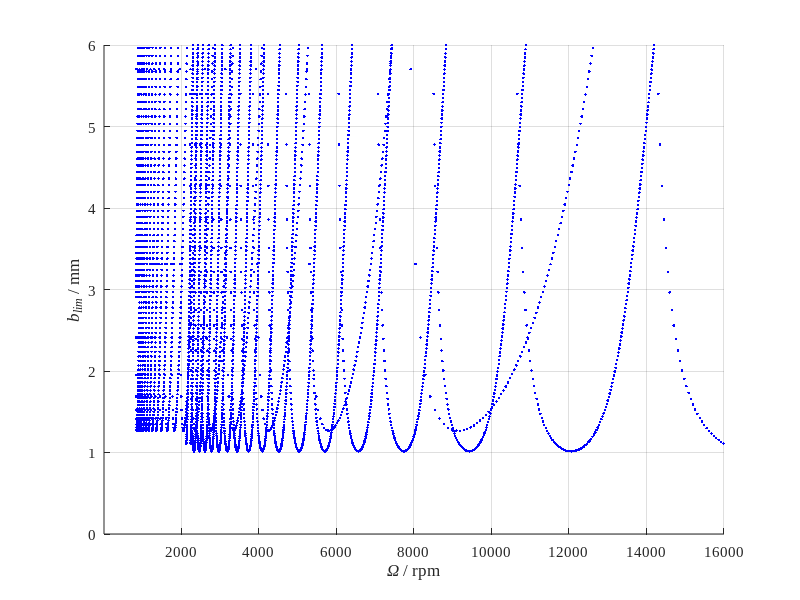

This chart was generated by the following MATLAB code:
%%%%%%%%%%%%%%%%%%%%%%%%%%%%%%%%%%%%%%%%%%%%%%
%% -------------Copyright--------------%%
%%%%%%%%%%%%%%%%%%%%%%%%%%%%%%%%%%%%%%%%%%%%%%
% Author: Jianhui Li                         %
% Time: 09/22/2019                           %
% University of British Columbia, BC, Canada %
% Affiliation:                               %
% Department of Mechanical Engineering       %
% Manufacturing Automation Laboratary        %
% E-mail: jianhui.li@alumni.ubc.ca           %
%%%%%%%%%%%%%%%%%%%%%%%%%%%%%%%%%%%%%%%%%%%%%%
%% Have some Problems
%%%%%%%%%%%%%%%%%%%%%%%%%%%%%%%%%%%%%%%%%%%%%
%            Zero-Order Solution            %
%%%%%%%%%%%%%%%%%%%%%%%%%%%%%%%%%%%%%%%%%%%%%
clc
clear
close all

load FRF

%% Cutting force coefficients
Kt = 1319.4e6; % N/m^2
Kn = 788.8/1319.4;
Nt = 2;

%% Cutting condition
D=31.75;       % mm
ae=D/2;
operation = 1; % down-milling

%% Cutting angle
phis = acos((D/2 - ae)/(D/2));  % (rad) the immersion angle

if operation == 0             % Up milling 
    phist = 0;                % Start angle rad
    phiex = phist + phis;     % Exit angle rad
else                          % Down milling
    phiex = pi;               % Start angle rad
    phist = phiex - phis;     % Exit angle rad
end

%% Average angle parameters
alphaxx = 0.5*(( cos(2*phiex)-2*Kn*phiex+Kn*sin(2*phiex))-( cos(2*phist)-2*Kn*phist+Kn*sin(2*phist)));
alphaxy = 0.5*((-sin(2*phiex)-2*phiex+Kn*cos(2*phiex))   -(-sin(2*phist)-2*phist+Kn*cos(2*phist)));
alphayx = 0.5*((-sin(2*phiex)+2*phiex+Kn*cos(2*phiex))   -(-sin(2*phist)+2*phist+Kn*cos(2*phist)));
alphayy = 0.5*((-cos(2*phiex)-2*Kn*phiex-Kn*sin(2*phiex))-(-cos(2*phist)-2*Kn*phist-Kn*sin(2*phist)));

%% Initialization
w = (f_start:df:f_end)'*2*pi;   % frequency, rad/s
FRFxx = FRFX;
FRFyy = FRFY;


%% Calculate Lambda
%%%%%%%%%%%%%%%%%%%%%%%%%%%%%%%%%%%
%Reference 
%Altintas, Y. (2012). Manufacturing Automation: 
%Metal Cutting Mechanics, Machine Tool Vibrations, and CNC Design. 
%Applied Mechanics Reviews (Vol. 54). https://doi.org/10.1115/1.1399383
%P156
%%%%%%%%%%%%%%%%%%%%%%%%%%%%%%%%%%%

a0 = FRFxx.*FRFyy*(alphaxx*alphayy - alphaxy*alphayx);
a1 = alphaxx*FRFxx + alphayy*FRFyy;

Lambda1 = (-1/2./a0).*(a1 + sqrt(a1.^2 - 4*a0));
Lambda2 = (-1/2./a0).*(a1 - sqrt(a1.^2 - 4*a0));

% a0 = zeros(length(w),1);
% a1 = zeros(length(w),1);
% for cnt = 1:length(w)
%     a0(cnt) = FRFxx(cnt)*FRFyy(cnt)*(alphaxx*alphayy - alphaxy*alphayx);
%     a1(cnt) = alphaxx*FRFxx(cnt) + alphayy*FRFyy(cnt);
% 
%     Lambda1(cnt) = (-1/2./a0(cnt)).*(a1(cnt) + sqrt(a1(cnt).^2 - 4*a0(cnt)));
%     Lambda2(cnt) = (-1/2./a0(cnt)).*(a1(cnt) - sqrt(a1(cnt).^2 - 4*a0(cnt)));
% end

blim1 = -(2*pi/Nt/Kt) .* (real(Lambda1) .* (1 + (imag(Lambda1)./real(Lambda1)).^2));  % m
blim2 = -(2*pi/Nt/Kt) .* (real(Lambda2) .* (1 + (imag(Lambda2)./real(Lambda2)).^2));

[index1] = find(blim1 > 0);
blim1 = blim1(index1);
blim1 = blim1 * 1e3;      % mm
w1 = w(index1);
psi1 = atan2(imag(Lambda1), real(Lambda1));
psi1 = psi1(index1);
epsilon1 = pi - 2 * psi1;

[index2] = find(blim2 > 0);
blim2 = blim2(index2);
blim2 = blim2 * 1e3;
w2 = w(index2);
psi2 = atan2(imag(Lambda2), real(Lambda2));
psi2 = psi2(index2);
epsilon2 = pi - 2 * psi2;

lobeNumber = 20;

omega1 = {lobeNumber,1};
for k = 1:lobeNumber
    omega1{k} = (60/Nt)*w1./(epsilon1 + 2*(k-1)*pi);
end

omega2 = {lobeNumber,1};
for k = 1:lobeNumber
    omega2{k} = (60/Nt)*w2./(epsilon2 + 2*(k-1)*pi);
end

figure(1)
hold on
for k = 1:lobeNumber
    plot(omega1{k},blim1, 'r','linewidth',2);
    plot(omega2{k},blim2, 'b.','linewidth',2);
end

axis([0 16000 0 6])
xlabel('\it\Omega \rm/ rpm')
ylabel('\itb_{lim} \rm/ mm')
set(gca,'FontSize', 11 ,'FontName', 'Times New Roman')
set(gcf,'unit','centimeters','position',[28 5 13.53 9.03],'color','white');% word 13.5,9
set(gca,'xtick',[2000 4000 6000 8000 10000 12000 14000 16000])
grid on